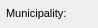
      <widget class="QWidget" name="page_44">
       <property name="geometry">
        <rect>
         <x>0</x>
         <y>0</y>
         <width>98</width>
         <height>28</height>
        </rect>
       </property>
       <attribute name="label">
        <string>Additional information</string>
       </attribute>
       <widget class="QTextEdit" name="comment">
        <property name="geometry">
         <rect>
          <x>110</x>
          <y>135</y>
          <width>431</width>
          <height>25</height>
         </rect>
        </property>
        <property name="frameShadow">
         <enum>QFrame::Sunken</enum>
        </property>
        <property name="lineWidth">
         <number>1</number>
        </property>
       </widget>
       <widget class="QLabel" name="label_comment">
        <property name="geometry">
         <rect>
          <x>10</x>
          <y>135</y>
          <width>90</width>
          <height>22</height>
         </rect>
        </property>
        <property name="font">
         <font>
          <pointsize>8</pointsize>
         </font>
        </property>
        <property name="frameShape">
         <enum>QFrame::NoFrame</enum>
        </property>
        <property name="frameShadow">
         <enum>QFrame::Plain</enum>
        </property>
        <property name="text">
         <string>Comment:</string>
        </property>
        <property name="textFormat">
         <enum>Qt::AutoText</enum>
        </property>
        <property name="scaledContents">
         <bool>false</bool>
        </property>
        <property name="alignment">
         <set>Qt::AlignLeading|Qt::AlignLeft|Qt::AlignVCenter</set>
        </property>
        <property name="margin">
         <number>3</number>
        </property>
       </widget>
       <widget class="QLabel" name="label_annotation">
        <property name="geometry">
         <rect>
          <x>10</x>
          <y>75</y>
          <width>90</width>
          <height>22</height>
         </rect>
        </property>
        <property name="font">
         <font>
          <pointsize>8</pointsize>
         </font>
        </property>
        <property name="frameShape">
         <enum>QFrame::NoFrame</enum>
        </property>
        <property name="frameShadow">
         <enum>QFrame::Plain</enum>
        </property>
        <property name="text">
         <string>Annotation:</string>
        </property>
        <property name="textFormat">
         <enum>Qt::AutoText</enum>
        </property>
        <property name="scaledContents">
         <bool>false</bool>
        </property>
        <property name="alignment">
         <set>Qt::AlignLeading|Qt::AlignLeft|Qt::AlignVCenter</set>
        </property>
        <property name="margin">
         <number>3</number>
        </property>
       </widget>
       <widget class="QTextEdit" name="annotatio">
        <property name="geometry">
         <rect>
          <x>110</x>
          <y>75</y>
          <width>431</width>
          <height>25</height>
         </rect>
        </property>
        <property name="frameShape">
         <enum>QFrame::StyledPanel</enum>
        </property>
        <property name="frameShadow">
         <enum>QFrame::Raised</enum>
        </property>
       </widget>
       <widget class="QLabel" name="label_link">
        <property name="geometry">
         <rect>
          <x>10</x>
          <y>195</y>
          <width>90</width>
          <height>22</height>
         </rect>
        </property>
        <property name="font">
         <font>
          <pointsize>8</pointsize>
         </font>
        </property>
        <property name="frameShape">
         <enum>QFrame::NoFrame</enum>
        </property>
        <property name="frameShadow">
         <enum>QFrame::Plain</enum>
        </property>
        <property name="text">
         <string>Link:</string>
        </property>
        <property name="textFormat">
         <enum>Qt::AutoText</enum>
        </property>
        <property name="scaledContents">
         <bool>false</bool>
        </property>
        <property name="alignment">
         <set>Qt::AlignLeading|Qt::AlignLeft|Qt::AlignVCenter</set>
        </property>
        <property name="margin">
         <number>3</number>
        </property>
       </widget>
       <widget class="QLabel" name="label_observ">
        <property name="geometry">
         <rect>
          <x>10</x>
          <y>105</y>
          <width>90</width>
          <height>22</height>
         </rect>
        </property>
        <property name="font">
         <font>
          <pointsize>8</pointsize>
         </font>
        </property>
        <property name="frameShape">
         <enum>QFrame::NoFrame</enum>
        </property>
        <property name="frameShadow">
         <enum>QFrame::Plain</enum>
        </property>
        <property name="text">
         <string>Observation:</string>
        </property>
        <property name="textFormat">
         <enum>Qt::AutoText</enum>
        </property>
        <property name="scaledContents">
         <bool>false</bool>
        </property>
        <property name="alignment">
         <set>Qt::AlignLeading|Qt::AlignLeft|Qt::AlignVCenter</set>
        </property>
        <property name="margin">
         <number>3</number>
        </property>
       </widget>
       <widget class="QTextEdit" name="link">
        <property name="enabled">
         <bool>false</bool>
        </property>
        <property name="geometry">
         <rect>
          <x>110</x>
          <y>195</y>
          <width>431</width>
          <height>25</height>
         </rect>
        </property>
       </widget>
       <widget class="QTextEdit" name="observ">
        <property name="geometry">
         <rect>
          <x>110</x>
          <y>105</y>
          <width>431</width>
          <height>25</height>
         </rect>
        </property>
       </widget>
       <widget class="QLabel" name="label_descript">
        <property name="geometry">
         <rect>
          <x>10</x>
          <y>165</y>
          <width>91</width>
          <height>22</height>
         </rect>
        </property>
        <property name="font">
         <font>
          <pointsize>8</pointsize>
         </font>
        </property>
        <property name="frameShape">
         <enum>QFrame::NoFrame</enum>
        </property>
        <property name="frameShadow">
         <enum>QFrame::Plain</enum>
        </property>
        <property name="text">
         <string>Description:</string>
        </property>
        <property name="textFormat">
         <enum>Qt::AutoText</enum>
        </property>
        <property name="scaledContents">
         <bool>false</bool>
        </property>
        <property name="alignment">
         <set>Qt::AlignLeading|Qt::AlignLeft|Qt::AlignVCenter</set>
        </property>
        <property name="margin">
         <number>3</number>
        </property>
       </widget>
       <widget class="QTextEdit" name="descript">
        <property name="geometry">
         <rect>
          <x>110</x>
          <y>165</y>
          <width>431</width>
          <height>25</height>
         </rect>
        </property>
       </widget>
       <widget class="QLabel" name="label_num_value">
        <property name="geometry">
         <rect>
          <x>10</x>
          <y>225</y>
          <width>90</width>
          <height>22</height>
         </rect>
        </property>
        <property name="font">
         <font>
          <pointsize>8</pointsize>
         </font>
        </property>
        <property name="frameShape">
         <enum>QFrame::NoFrame</enum>
        </property>
        <property name="frameShadow">
         <enum>QFrame::Plain</enum>
        </property>
        <property name="text">
         <string>Numeric value:</string>
        </property>
        <property name="textFormat">
         <enum>Qt::AutoText</enum>
        </property>
        <property name="scaledContents">
         <bool>false</bool>
        </property>
        <property name="alignment">
         <set>Qt::AlignLeading|Qt::AlignLeft|Qt::AlignVCenter</set>
        </property>
        <property name="margin">
         <number>3</number>
        </property>
       </widget>
       <widget class="QLineEdit" name="num_value">
        <property name="geometry">
         <rect>
          <x>110</x>
          <y>225</y>
          <width>431</width>
          <height>25</height>
         </rect>
        </property>
        <property name="echoMode">
         <enum>QLineEdit::Normal</enum>
        </property>
       </widget>
       <widget class="QLabel" name="label_muni_id">
        <property name="geometry">
         <rect>
          <x>6</x>
          <y>2</y>
          <width>90</width>
          <height>22</height>
         </rect>
        </property>
        <property name="font">
         <font>
          <pointsize>8</pointsize>
         </font>
        </property>
        <property name="frameShape">
         <enum>QFrame::NoFrame</enum>
        </property>
        <property name="frameShadow">
         <enum>QFrame::Plain</enum>
        </property>
        <property name="text">
         <string>Municipality:</string>
        </property>
        <property name="textFormat">
         <enum>Qt::AutoText</enum>
        </property>
        <property name="scaledContents">
         <bool>false</bool>
        </property>
        <property name="alignment">
         <set>Qt::AlignLeading|Qt::AlignLeft|Qt::AlignVCenter</set>
        </property>
        <property name="margin">
         <number>3</number>
        </property>
       </widget>
       <widget class="QComboBox" name="muni_id">
        <property name="geometry">
         <rect>
          <x>108</x>
          <y>4</y>
          <width>247</width>
          <height>18</height>
         </rect>
        </property>
        <property name="font">
         <font>
          <pointsize>8</pointsize>
         </font>
        </property>
       </widget>
       <widget class="QComboBox" name="streetaxis_id">
        <property name="geometry">
         <rect>
          <x>108</x>
          <y>27</y>
          <width>247</width>
          <height>18</height>
         </rect>
        </property>
        <property name="font">
         <font>
          <pointsize>8</pointsize>
         </font>
        </property>
       </widget>
       <widget class="QComboBox" name="streetaxis2_id">
        <property name="geometry">
         <rect>
          <x>108</x>
          <y>52</y>
          <width>247</width>
          <height>18</height>
         </rect>
        </property>
        <property name="font">
         <font>
          <pointsize>8</pointsize>
         </font>
        </property>
       </widget>
       <widget class="QLabel" name="label_postnumber_2">
        <property name="geometry">
         <rect>
          <x>380</x>
          <y>23</y>
          <width>83</width>
          <height>22</height>
         </rect>
        </property>
        <property name="font">
         <font>
          <pointsize>8</pointsize>
         </font>
        </property>
        <property name="frameShape">
         <enum>QFrame::NoFrame</enum>
        </property>
        <property name="frameShadow">
         <enum>QFrame::Plain</enum>
        </property>
        <property name="text">
         <string>Postnumber:</string>
        </property>
        <property name="textFormat">
         <enum>Qt::AutoText</enum>
        </property>
        <property name="scaledContents">
         <bool>false</bool>
        </property>
        <property name="alignment">
         <set>Qt::AlignLeading|Qt::AlignLeft|Qt::AlignVCenter</set>
        </property>
        <property name="margin">
         <number>3</number>
        </property>
       </widget>
       <widget class="QLabel" name="label_streetaxis2_id">
        <property name="geometry">
         <rect>
          <x>8</x>
          <y>52</y>
          <width>83</width>
          <height>22</height>
         </rect>
        </property>
        <property name="font">
         <font>
          <pointsize>8</pointsize>
         </font>
        </property>
        <property name="frameShape">
         <enum>QFrame::NoFrame</enum>
        </property>
        <property name="frameShadow">
         <enum>QFrame::Plain</enum>
        </property>
        <property name="text">
         <string>Street 2:</string>
        </property>
        <property name="textFormat">
         <enum>Qt::AutoText</enum>
        </property>
        <property name="scaledContents">
         <bool>false</bool>
        </property>
        <property name="alignment">
         <set>Qt::AlignLeading|Qt::AlignLeft|Qt::AlignVCenter</set>
        </property>
        <property name="margin">
         <number>3</number>
        </property>
       </widget>
       <widget class="QLabel" name="label_postcode">
        <property name="geometry">
         <rect>
          <x>380</x>
          <y>0</y>
          <width>83</width>
          <height>22</height>
         </rect>
        </property>
        <property name="font">
         <font>
          <pointsize>8</pointsize>
         </font>
        </property>
        <property name="frameShape">
         <enum>QFrame::NoFrame</enum>
        </property>
        <property name="frameShadow">
         <enum>QFrame::Plain</enum>
        </property>
        <property name="text">
         <string>Postcode:</string>
        </property>
        <property name="textFormat">
         <enum>Qt::AutoText</enum>
        </property>
        <property name="scaledContents">
         <bool>false</bool>
        </property>
        <property name="alignment">
         <set>Qt::AlignLeading|Qt::AlignLeft|Qt::AlignVCenter</set>
        </property>
        <property name="margin">
         <number>3</number>
        </property>
       </widget>
       <widget class="QLabel" name="label_streetaxis_id">
        <property name="geometry">
         <rect>
          <x>8</x>
          <y>25</y>
          <width>99</width>
          <height>22</height>
         </rect>
        </property>
        <property name="font">
         <font>
          <pointsize>8</pointsize>
         </font>
        </property>
        <property name="frameShape">
         <enum>QFrame::NoFrame</enum>
        </property>
        <property name="frameShadow">
         <enum>QFrame::Plain</enum>
        </property>
        <property name="text">
         <string>Street:</string>
        </property>
        <property name="textFormat">
         <enum>Qt::AutoText</enum>
        </property>
        <property name="scaledContents">
         <bool>false</bool>
        </property>
        <property name="alignment">
         <set>Qt::AlignLeading|Qt::AlignLeft|Qt::AlignVCenter</set>
        </property>
        <property name="margin">
         <number>3</number>
        </property>
       </widget>
       <widget class="QLineEdit" name="postnumber_2">
        <property name="geometry">
         <rect>
          <x>469</x>
          <y>25</y>
          <width>69</width>
          <height>18</height>
         </rect>
        </property>
        <property name="font">
         <font>
          <pointsize>8</pointsize>
         </font>
        </property>
        <property name="inputMask">
         <string/>
        </property>
        <property name="text">
         <string/>
        </property>
        <property name="frame">
         <bool>true</bool>
        </property>
       </widget>
       <widget class="QLineEdit" name="postnumber2">
        <property name="geometry">
         <rect>
          <x>469</x>
          <y>50</y>
          <width>69</width>
          <height>18</height>
         </rect>
        </property>
        <property name="font">
         <font>
          <pointsize>8</pointsize>
         </font>
        </property>
        <property name="inputMask">
         <string/>
        </property>
        <property name="text">
         <string/>
        </property>
        <property name="frame">
         <bool>true</bool>
        </property>
       </widget>
       <widget class="QLineEdit" name="postcode">
        <property name="geometry">
         <rect>
          <x>469</x>
          <y>0</y>
          <width>69</width>
          <height>18</height>
         </rect>
        </property>
        <property name="font">
         <font>
          <pointsize>8</pointsize>
         </font>
        </property>
        <property name="inputMask">
         <string/>
        </property>
        <property name="text">
         <string/>
        </property>
        <property name="frame">
         <bool>true</bool>
        </property>
       </widget>
       <widget class="QLabel" name="label_postnumber2">
        <property name="geometry">
         <rect>
          <x>380</x>
          <y>50</y>
          <width>85</width>
          <height>22</height>
         </rect>
        </property>
        <property name="font">
         <font>
          <pointsize>8</pointsize>
         </font>
        </property>
        <property name="frameShape">
         <enum>QFrame::NoFrame</enum>
        </property>
        <property name="frameShadow">
         <enum>QFrame::Plain</enum>
        </property>
        <property name="text">
         <string>Postnumber 2:</string>
        </property>
        <property name="textFormat">
         <enum>Qt::AutoText</enum>
        </property>
        <property name="scaledContents">
         <bool>false</bool>
        </property>
        <property name="alignment">
         <set>Qt::AlignLeading|Qt::AlignLeft|Qt::AlignVCenter</set>
        </property>
        <property name="margin">
         <number>3</number>
        </property>
       </widget>
      </widget>
